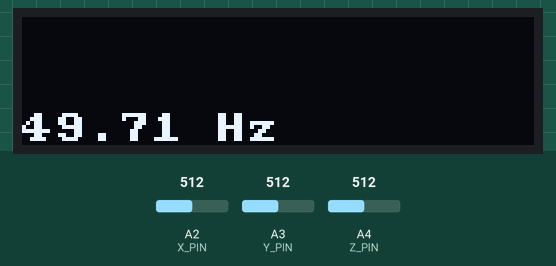
This sketch was run on a simulated Arduino Uno, built with avr-gcc and run on an emulated ATmega328P. Shown: 128×32 one-colour display. The test bench sets the inputs (shaded band); at power-on: A2 (X_PIN) = 512, A3 (Y_PIN) = 512, A4 (Z_PIN) = 512. What the sketch prints to the serial monitor is not drawn.

Above: at 2.6 s.
2.7 s: A2 (X_PIN) set to 104
At 5.0 s:
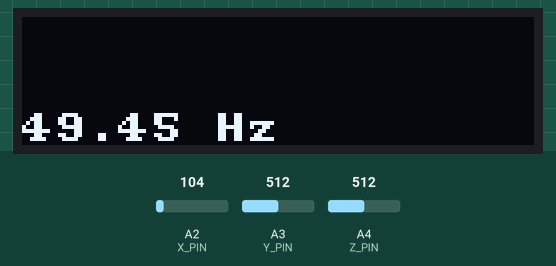
5.7 s: A2 (X_PIN) set to 93
8.7 s: A2 (X_PIN) set to 0
At 10.8 s:
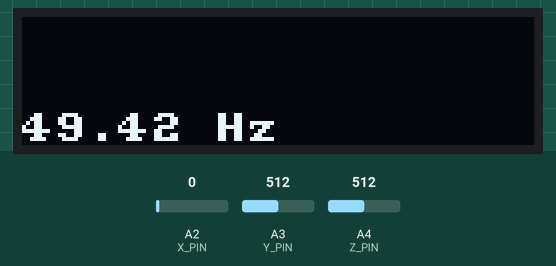
Timing chart, 0 to 12.3 s (numbered marks = the images above; inputs shaded):
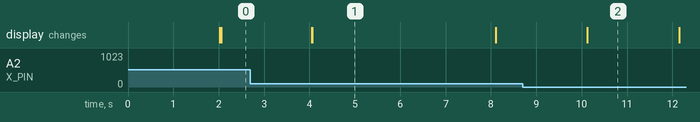

The sketch:

TutorialSampling.ino
```cpp
int sampleTime = 0; // Time of last sample (in Sampling tab)
// Acceleration values recorded from the readAccelSensor() function
int ax = 0;
int ay = 0;
int az = 0;

void setup() {
  // put your setup code here, to run once:
     setupAccelSensor();
     setupDisplay();
     Serial.begin(9600);
}

void loop() {
  // put your main code here, to run repeatedly:
     if(sampleSensors() && Serial.availableForWrite()) {
          Serial.print(ax);
          Serial.print(",");
          Serial.print(ay);
          Serial.print(",");
          Serial.println(az);
     }

}
```

Accelerometer.ino
```cpp
const int X_PIN = A2;
const int Y_PIN = A3;
const int Z_PIN = A4;

void setupAccelSensor() {
  pinMode(X_PIN, INPUT);
  pinMode(Y_PIN, INPUT);
  pinMode(Z_PIN, INPUT);
}

void readAccelSensor() {
  ax = analogRead(X_PIN);
  ay = analogRead(Y_PIN);
  az = analogRead(Z_PIN);
}
```

Display.ino
```cpp
#include "U8x8lib.h" // include the fast graphics library
#include "Wire.h"    // include the I2C library

U8X8_SSD1306_128X32_UNIVISION_HW_I2C oled(U8X8_PIN_NONE);

const int MAX_REFRESH = 1000;
unsigned long lastClear = 0;

void setupDisplay() {
    oled.begin(); // Initializes u8x8 object
    oled.setPowerSave(0); // Makes sure OLED doesn't go to sleep
    oled.setFont(u8x8_font_amstrad_cpc_extended_r); // Set the font
    oled.setCursor(0, 0); //Sets the cursor at the top left corner
}

void writeDisplay(const char * message, int row, bool erase) {
    unsigned long now = millis();
    //if erase is true and it's been longer than MAX_REFRESH (1s)
    if(erase && (millis() - lastClear >= MAX_REFRESH)) {
        oled.clearDisplay();
        lastClear = now;
    }
    oled.setCursor(0, row);
    oled.print(message);
}

void writeDisplayCSV(String message, int commaCount) {
     int startIndex = 0;
     for(int i=0; i<=commaCount; i++) {
          // find the index of the comma and store it in startIndex
          int index = message.indexOf(',', startIndex);

          // take everything in the string up until the comma
          String subMessage = message.substring(startIndex, index);

          startIndex = index + 1; // skip over the comma

          // Write the substring onto the OLED!
          writeDisplay(subMessage.c_str(), i, false);
     }
}
```

Sampling.ino
```cpp
int sampleRate = 50;                  // Sensor reading Frequency (Hz)
unsigned long sampleDelay = 1e6/sampleRate; //Time(μs) between samples
unsigned long timeStart = 0;              //Start time timing variable
unsigned long timeEnd = 0;

bool sampleSensors() {
  timeEnd = micros();
  if(timeEnd - timeStart >= sampleDelay) {
    displaySampleRate(timeEnd);
    timeStart = timeEnd;

    // Read the sensors and store their outputs in global variables
    sampleTime = millis();
    readAccelSensor();     // values stored in "ax", "ay", and "az"
    return true;
  }

  return false;
}

void displaySampleRate(unsigned long currentTime) {
     int nSamples = 100;
     static int count = 0;
     static unsigned long lastTime = 0;

     count++;
     if(count == nSamples) {
     double avgRate = nSamples * 1e6 / (currentTime - lastTime);
     String message = String(avgRate) + " Hz";
     writeDisplay(message.c_str(), 3, false);

     // reset
    count = 0;
    lastTime = currentTime;
    }
}
```
